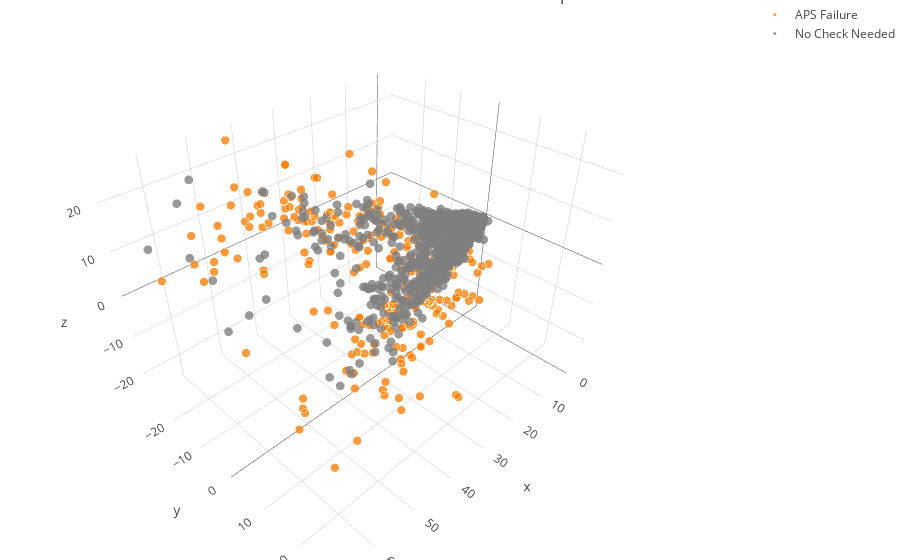

Notebook source saved alongside this figure:
### Code cell
# Graphing 3-D reduced data
marker_pos = dict(size=3, symbol='circle',
                  #color='rgb(127, 127, 127)',
                  color = 'rgb(255, 127, 14)',
                  line=dict(width=1, color='rgba(217, 217, 217, 0.14)'),
                  opacity=0.8)
marker_neg = dict(size=3, symbol='circle',
                  color='rgb(127, 127, 127)',
                  #line=dict(color='rgb(204, 204, 204)',width=0.5),
                  opacity=0.8)

trace1 = go.Scatter3d(x = X_3d_graph[pos][:,0], y=X_3d_graph[pos][:,1], z=X_3d_graph[pos][:,2],
                    mode = 'markers',
                     marker = marker_pos,
                     name = 'APS Failure')

trace2 = go.Scatter3d(x = X_3d_graph[~pos][:,0], y=X_3d_graph[~pos][:,1], z=X_3d_graph[~pos][:,2],
                    mode = 'markers',
                     marker = marker_neg,
                     name = 'No Check Needed')
data=[trace1, trace2]

layout = go.Layout(
    margin=dict(
        l=0,
        r=0,
        b=0,
        t=0
    ),
    title = 'Scania Truck Data Reduced to 3 Components',
    xaxis = dict(title = 'PC1', titlefont = dict(size=18)),
    yaxis = dict(title = 'PC2', titlefont = dict(size=18)),
    #zaxis = dict(title = 'PC3', titlefont = dict(size=18))
)
fig = go.Figure(data=data, layout=layout)
py.offline.iplot(fig, filename='simple-3d-scatter')

### Figure 1 — Plotly figure (JSON) as saved in the notebook; plotly's stock layout.template omitted (floating-point values rounded to 4 significant figures; data arrays with more than 128 entries replaced by an {"elided": "..."} marker saying what was removed)
{"data": [{"marker": {"color": "rgb(255, 127, 14)", "line": {"color": "rgba(217, 217, 217, 0.14)", "width": 1}, "opacity": 0.8, "size": 3, "symbol": "circle"}, "mode": "markers", "name": "APS Failure", "type": "scatter3d", "uid": "7c58350c-dbe2-11e8-a72f-f218983fc664", "x": {"elided": "353 float values"}, "y": {"elided": "353 float values"}, "z": {"elided": "353 float values"}}, {"marker": {"color": "rgb(127, 127, 127)", "opacity": 0.8, "size": 3, "symbol": "circle"}, "mode": "markers", "name": "No Check Needed", "type": "scatter3d", "uid": "7c5836cc-dbe2-11e8-b146-f218983fc664", "x": {"elided": "15617 float values"}, "y": {"elided": "15617 float values"}, "z": {"elided": "15617 float values"}}], "layout": {"margin": {"b": 0, "l": 0, "r": 0, "t": 0}, "title": "Scania Truck Data Reduced to 3 Components", "xaxis": {"title": "PC1", "titlefont": {"size": 18}}, "yaxis": {"title": "PC2", "titlefont": {"size": 18}}}}
